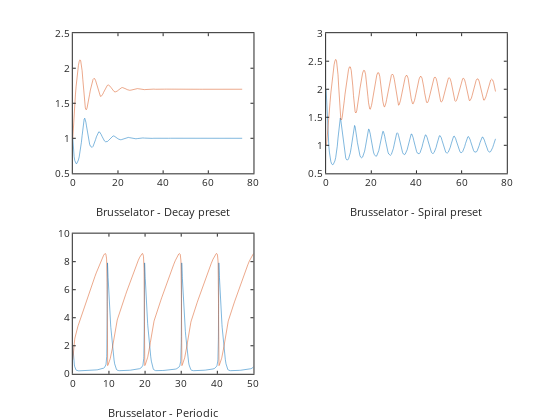

The cell this chart's notebook holds for it:
### Markdown cell above
## Exploring presets 

Each test problem comes with a number of `presets` that feature different characterstics in the solution of the initial value problem. As an example, The `Brusselator` test problem has *decaying, spiral, and  periodic* `presets`:

### Code cell
subplot(2,2,1);
problem = otp.brusselator.presets.Decay();
sol = problem.solve('RelTol', 1e-6);
plot(sol.x, sol.y)
xlabel('Brusselator - Decay preset')

subplot(2,2,2);
problem = otp.brusselator.presets.Spiral();
sol = problem.solve('RelTol', 1e-6);
plot(sol.x, sol.y)
xlabel('Brusselator - Spiral preset')

subplot(2,2,3);
problem = otp.brusselator.presets.Periodic();
sol = problem.solve('RelTol', 1e-6);
plot(sol.x, sol.y)
xlabel('Brusselator - Periodic')

### Figure 1 — Plotly figure (JSON) as saved in the notebook; plotly's stock layout.template omitted (floating-point values rounded to 4 significant figures; data arrays with more than 128 entries replaced by an {"elided": "..."} marker saying what was removed)
{"data": [{"line": {"color": "rgb(0,113,188)", "dash": "solid", "width": 0.5}, "marker": {"color": "rgb(0,113,188)", "line": {"color": "rgb(0,113,188)"}, "size": 6, "symbol": "none"}, "mode": "lines", "name": "", "showlegend": false, "type": "scatter", "visibility": true, "x": [0, 0.04513, 0.1128, 0.2144, 0.3667, 0.5952, 0.8647, 1.161, 1.475, 1.807, 2.15, 2.491, 2.828, 3.161, 3.488, 3.809, 4.125, 4.431, 4.727, 5.025, 5.288, 5.546, 5.801, 6.054, 6.314, 6.576, 6.848, 7.137, 7.447, 7.785, 8.159, 8.577, 8.988, 9.377, 9.747, 10.1, 10.45, 10.79, 11.14, 11.48, 11.83, 12.2, 12.56, 12.91, 13.26, 13.63, 14.01, 14.4, 14.82, 15.28, 15.74, 16.18, 16.59, 16.99, 17.41, 17.83, 18.27, 18.74, 19.2, 19.63, 20.07, 20.53, 21.0, 21.51, 22.06, 22.58, 23.07, 23.56, 24.07, 24.6, 25.16, 25.73, 26.26, 26.79, 27.36, 27.95, 28.6, 29.21, 29.8, 30.4, 31.03, 31.71, 32.39, 33.03, 33.7, 34.39, 35.16, 35.89, 36.6, 37.36, 38.15, 38.98, 39.76, 40.58, 41.45, 42.36, 43.22, 44.13, 45.12, 46.08, 47.04, 48.07, 49.16, 50.2, 51.32, 52.53, 53.67, 54.92, 56.2, 57.49, 58.97, 60.35, 61.85, 63.36, 64.97, 66.65, 68.41, 70.24, 72.19, 74.16, 75], "xaxis": "x", "y": [1, 0.9696, 0.9281, 0.874, 0.8083, 0.7368, 0.6831, 0.6509, 0.6381, 0.6418, 0.66, 0.6909, 0.7341, 0.79, 0.8594, 0.9429, 1.038, 1.134, 1.217, 1.272, 1.286, 1.27, 1.23, 1.177, 1.118, 1.059, 1.005, 0.9565, 0.9167, 0.8875, 0.8712, 0.8706, 0.8857, 0.9121, 0.9458, 0.9832, 1.02, 1.053, 1.078, 1.091, 1.091, 1.077, 1.055, 1.029, 1.004, 0.9809, 0.9628, 0.9514, 0.9479, 0.9532, 0.9665, 0.9833, 1.001, 1.016, 1.028, 1.034, 1.033, 1.025, 1.014, 1.002, 0.9913, 0.9835, 0.9798, 0.9807, 0.9865, 0.9946, 1.003, 1.009, 1.012, 1.013, 1.009, 1.004, 0.9982, 0.9941, 0.9922, 0.9928, 0.9958, 0.9997, 1.003, 1.005, 1.005, 1.003, 1.0, 0.998, 0.997, 0.9973, 0.9989, 1.001, 1.002, 1.002, 1.001, 0.9997, 0.9989, 0.9989, 0.9995, 1.0, 1.001, 1.001, 1.0, 0.9996, 0.9996, 0.9999, 1.0, 1.0, 1.0, 0.9998, 0.9999, 1.0, 1.0, 1.0, 0.9999, 1.0, 1.0, 1.0, 1.0, 1.0, 1.0, 1.0, 1.0, 1.0, 1.0], "yaxis": "y"}, {"line": {"color": "rgb(216,82,24)", "dash": "solid", "width": 0.5}, "marker": {"color": "rgb(216,82,24)", "line": {"color": "rgb(216,82,24)"}, "size": 6, "symbol": "none"}, "mode": "lines", "name": "", "showlegend": false, "type": "scatter", "visibility": true, "x": [0, 0.04513, 0.1128, 0.2144, 0.3667, 0.5952, 0.8647, 1.161, 1.475, 1.807, 2.15, 2.491, 2.828, 3.161, 3.488, 3.809, 4.125, 4.431, 4.727, 5.025, 5.288, 5.546, 5.801, 6.054, 6.314, 6.576, 6.848, 7.137, 7.447, 7.785, 8.159, 8.577, 8.988, 9.377, 9.747, 10.1, 10.45, 10.79, 11.14, 11.48, 11.83, 12.2, 12.56, 12.91, 13.26, 13.63, 14.01, 14.4, 14.82, 15.28, 15.74, 16.18, 16.59, 16.99, 17.41, 17.83, 18.27, 18.74, 19.2, 19.63, 20.07, 20.53, 21.0, 21.51, 22.06, 22.58, 23.07, 23.56, 24.07, 24.6, 25.16, 25.73, 26.26, 26.79, 27.36, 27.95, 28.6, 29.21, 29.8, 30.4, 31.03, 31.71, 32.39, 33.03, 33.7, 34.39, 35.16, 35.89, 36.6, 37.36, 38.15, 38.98, 39.76, 40.58, 41.45, 42.36, 43.22, 44.13, 45.12, 46.08, 47.04, 48.07, 49.16, 50.2, 51.32, 52.53, 53.67, 54.92, 56.2, 57.49, 58.97, 60.35, 61.85, 63.36, 64.97, 66.65, 68.41, 70.24, 72.19, 74.16, 75], "xaxis": "x", "y": [1, 1.031, 1.076, 1.14, 1.23, 1.354, 1.487, 1.618, 1.743, 1.86, 1.962, 2.042, 2.096, 2.119, 2.108, 2.056, 1.965, 1.842, 1.707, 1.578, 1.49, 1.434, 1.41, 1.411, 1.432, 1.467, 1.513, 1.567, 1.627, 1.69, 1.752, 1.807, 1.842, 1.855, 1.848, 1.824, 1.786, 1.74, 1.692, 1.649, 1.618, 1.6, 1.599, 1.609, 1.629, 1.655, 1.684, 1.712, 1.737, 1.755, 1.761, 1.755, 1.741, 1.722, 1.701, 1.681, 1.668, 1.662, 1.664, 1.673, 1.685, 1.698, 1.711, 1.72, 1.724, 1.72, 1.713, 1.704, 1.695, 1.688, 1.685, 1.687, 1.692, 1.698, 1.704, 1.708, 1.709, 1.706, 1.702, 1.698, 1.695, 1.694, 1.696, 1.699, 1.702, 1.703, 1.703, 1.702, 1.7, 1.698, 1.698, 1.699, 1.7, 1.701, 1.701, 1.701, 1.7, 1.699, 1.699, 1.7, 1.7, 1.7, 1.7, 1.7, 1.7, 1.7, 1.7, 1.7, 1.7, 1.7, 1.7, 1.7, 1.7, 1.7, 1.7, 1.7, 1.7, 1.7, 1.7, 1.7, 1.7], "yaxis": "y"}, {"line": {"color": "rgb(0,113,188)", "dash": "solid", "width": 0.5}, "marker": {"color": "rgb(0,113,188)", "line": {"color": "rgb(0,113,188)"}, "size": 6, "symbol": "none"}, "mode": "lines", "name": "", "showlegend": false, "type": "scatter", "visibility": true, "x": {"elided": "229 float values"}, "xaxis": "x2", "y": {"elided": "229 float values"}, "yaxis": "y2"}, {"line": {"color": "rgb(216,82,24)", "dash": "solid", "width": 0.5}, "marker": {"color": "rgb(216,82,24)", "line": {"color": "rgb(216,82,24)"}, "size": 6, "symbol": "none"}, "mode": "lines", "name": "", "showlegend": false, "type": "scatter", "visibility": true, "x": {"elided": "229 float values"}, "xaxis": "x2", "y": {"elided": "229 float values"}, "yaxis": "y2"}, {"line": {"color": "rgb(0,113,188)", "dash": "solid", "width": 0.5}, "marker": {"color": "rgb(0,113,188)", "line": {"color": "rgb(0,113,188)"}, "size": 6, "symbol": "none"}, "mode": "lines", "name": "", "showlegend": false, "type": "scatter", "visibility": true, "x": {"elided": "488 float values"}, "xaxis": "x3", "y": {"elided": "488 float values"}, "yaxis": "y3"}, {"line": {"color": "rgb(216,82,24)", "dash": "solid", "width": 0.5}, "marker": {"color": "rgb(216,82,24)", "line": {"color": "rgb(216,82,24)"}, "size": 6, "symbol": "none"}, "mode": "lines", "name": "", "showlegend": false, "type": "scatter", "visibility": true, "x": {"elided": "488 float values"}, "xaxis": "x3", "y": {"elided": "488 float values"}, "yaxis": "y3"}], "layout": {"height": 420.0, "hovermode": "closest", "margin": {"b": 0, "l": 0, "r": 0, "t": 0}, "plot_bgcolor": "rgba(0, 0, 0, 0)", "showlegend": false, "width": 560, "xaxis": {"anchor": "y", "autorange": false, "domain": [0.13, 0.4526], "exponentformat": "none", "gridcolor": "rgba(38,38,38,0.15)", "gridwidth": 1, "linecolor": "rgb(38,38,38)", "linewidth": 1, "mirror": "ticks", "range": [0, 80], "showgrid": false, "showline": true, "side": "bottom", "spikedash": "solid", "spikemode": "across", "spikesides": false, "spikethickness": 1, "tickangle": 0, "tickcolor": "rgb(38,38,38)", "tickfont": {"color": "rgb(38,38,38)", "size": 10}, "ticklen": 3, "ticks": "inside", "ticktext": ["0", "20", "40", "60", "80"], "tickvals": [0, 20, 40, 60, 80], "title": {"font": {"color": "rgb(38,38,38)", "size": 11}, "text": "Brusselator - Decay preset"}, "type": "linear", "visible": true, "zeroline": false}, "xaxis2": {"anchor": "y2", "autorange": false, "domain": [0.5824, 0.905], "exponentformat": "none", "gridcolor": "rgba(38,38,38,0.15)", "gridwidth": 1, "linecolor": "rgb(38,38,38)", "linewidth": 1, "mirror": "ticks", "range": [0, 80], "showgrid": false, "showline": true, "side": "bottom", "spikedash": "solid", "spikemode": "across", "spikesides": false, "spikethickness": 1, "tickangle": 0, "tickcolor": "rgb(38,38,38)", "tickfont": {"color": "rgb(38,38,38)", "size": 10}, "ticklen": 3, "ticks": "inside", "ticktext": ["0", "20", "40", "60", "80"], "tickvals": [0, 20, 40, 60, 80], "title": {"font": {"color": "rgb(38,38,38)", "size": 11}, "text": "Brusselator - Spiral preset"}, "type": "linear", "visible": true, "zeroline": false}, "xaxis3": {"anchor": "y3", "autorange": false, "domain": [0.13, 0.4526], "exponentformat": "none", "gridcolor": "rgba(38,38,38,0.15)", "gridwidth": 1, "linecolor": "rgb(38,38,38)", "linewidth": 1, "mirror": "ticks", "range": [0, 50], "showgrid": false, "showline": true, "side": "bottom", "spikedash": "solid", "spikemode": "across", "spikesides": false, "spikethickness": 1, "tickangle": 0, "tickcolor": "rgb(38,38,38)", "tickfont": {"color": "rgb(38,38,38)", "size": 10}, "ticklen": 3, "ticks": "inside", "ticktext": ["0", "10", "20", "30", "40", "50"], "tickvals": [0, 10, 20, 30, 40, 50], "title": {"font": {"color": "rgb(38,38,38)", "size": 11}, "text": "Brusselator - Periodic"}, "type": "linear", "visible": true, "zeroline": false}, "yaxis": {"anchor": "x", "autorange": false, "domain": [0.5873, 0.921], "exponentformat": "none", "gridcolor": "rgba(38,38,38,0.15)", "gridwidth": 1, "linecolor": "rgb(38,38,38)", "linewidth": 1, "mirror": "ticks", "range": [0.5, 2.5], "showgrid": false, "showline": true, "side": "left", "spikedash": "solid", "spikemode": "across", "spikesides": false, "spikethickness": 1, "tickangle": 0, "tickcolor": "rgb(38,38,38)", "tickfont": {"color": "rgb(38,38,38)", "size": 10}, "ticklen": 3, "ticks": "inside", "ticktext": ["0.5", "1", "1.5", "2", "2.5"], "tickvals": [0.5, 1, 1.5, 2, 2.5], "title": {"font": {"color": "rgb(0, 0, 0)", "size": 11}, "text": ""}, "type": "linear", "visible": true, "zeroline": false}, "yaxis2": {"anchor": "x2", "autorange": false, "domain": [0.5873, 0.921], "exponentformat": "none", "gridcolor": "rgba(38,38,38,0.15)", "gridwidth": 1, "linecolor": "rgb(38,38,38)", "linewidth": 1, "mirror": "ticks", "range": [0.5, 3], "showgrid": false, "showline": true, "side": "left", "spikedash": "solid", "spikemode": "across", "spikesides": false, "spikethickness": 1, "tickangle": 0, "tickcolor": "rgb(38,38,38)", "tickfont": {"color": "rgb(38,38,38)", "size": 10}, "ticklen": 3, "ticks": "inside", "ticktext": ["0.5", "1", "1.5", "2", "2.5", "3"], "tickvals": [0.5, 1, 1.5, 2, 2.5, 3], "title": {"font": {"color": "rgb(0, 0, 0)", "size": 11}, "text": ""}, "type": "linear", "visible": true, "zeroline": false}, "yaxis3": {"anchor": "x3", "autorange": false, "domain": [0.11, 0.4437], "exponentformat": "none", "gridcolor": "rgba(38,38,38,0.15)", "gridwidth": 1, "linecolor": "rgb(38,38,38)", "linewidth": 1, "mirror": "ticks", "range": [0, 10], "showgrid": false, "showline": true, "side": "left", "spikedash": "solid", "spikemode": "across", "spikesides": false, "spikethickness": 1, "tickangle": 0, "tickcolor": "rgb(38,38,38)", "tickfont": {"color": "rgb(38,38,38)", "size": 10}, "ticklen": 3, "ticks": "inside", "ticktext": ["0", "2", "4", "6", "8", "10"], "tickvals": [0, 2, 4, 6, 8, 10], "title": {"font": {"color": "rgb(0, 0, 0)", "size": 11}, "text": ""}, "type": "linear", "visible": true, "zeroline": false}}}
